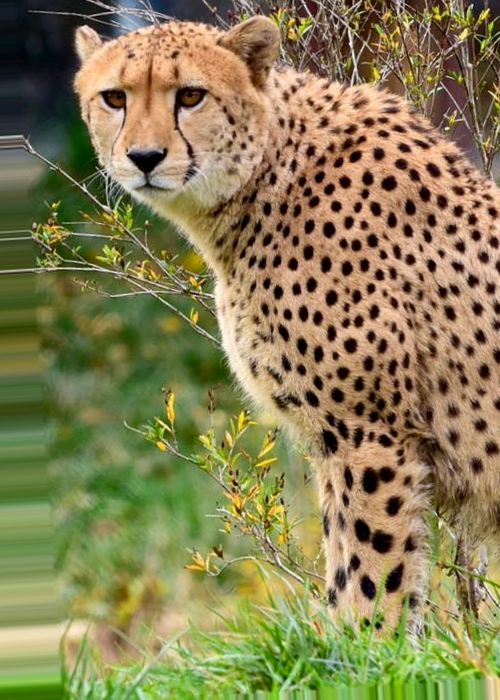
#> input picture Animals/Cheetah/aug_0_1107.png, 500 x 700 px; its folder holds 3 pictures in this run; the run also reads 1 picture not shown here
$ python make_groups.py
#> lines starting #> are read from the running program, lines starting #| are printed output that depends on the picture
"""Group the augmented images in Animals/ by the source photo they came from.

Augmentation.py made ~10 augmented copies of every source photo, and the
original photos were not kept. A random train/test split therefore puts
near-copies of the same photo on both sides (data leakage). This script
recovers the source groups so the split can be done per group instead.

How: ImageDataGenerator keeps image dimensions, so siblings share exact
(height, width). Small same-size sets are one source; larger ones are split with
SIFT feature matching (flip-aware, RANSAC). Errors here only ever over-merge
sources (safe); a wrongly split source would be the harmful case.

Outputs (model/): grouped_X.npy (N,32,32,3 uint8 BGR), grouped_Y.npy,
grouped_G.npy (group id per image) and grouped_files.csv (audit trail).

Run once:  .venv/bin/python make_groups.py
"""

import collections
import csv
import itertools
from multiprocessing import Pool
from pathlib import Path

import cv2
import numpy as np
from scipy.sparse import lil_matrix
from scipy.sparse.csgraph import connected_components

ROOT = Path(__file__).resolve().parent
DATA_DIR = ROOT / 'Animals'
OUT_DIR = ROOT / 'model'
LABELS = ('Cheetah', 'Jaguar', 'Leopard', 'Lion', 'Tiger')
IMG_SIZE = 32
MAX_SINGLE_SOURCE = 12
MIN_INLIERS = 15


def _features(path):
    """SIFT keypoints/descriptors for the image and its horizontal flip."""
    gray = cv2.imread(str(path), cv2.IMREAD_GRAYSCALE)
    scale = 256 / gray.shape[1]
    gray = cv2.resize(gray, None, fx=scale, fy=scale)
    sift = cv2.SIFT_create(nfeatures=400)
    out = []
    for image in (gray, cv2.flip(gray, 1)):
        keypoints, descriptors = sift.detectAndCompute(image, None)
        out.append((np.float32([k.pt for k in keypoints]), descriptors))
    return out


def _inliers(a, b, matcher):
    """Best RANSAC inlier count between image a and image b (or its flip)."""
    best = 0
    points_a, desc_a = a[0]
    for points_b, desc_b in b:
        if desc_a is None or desc_b is None or len(desc_a) < 8 or len(desc_b) < 8:
            continue
        pairs = [p for p in matcher.knnMatch(desc_a, desc_b, k=2) if len(p) == 2]
        good = [m for m, n in pairs if m.distance < 0.75 * n.distance]
        if len(good) < 8:
            continue
        src = points_a[[m.queryIdx for m in good]]
        dst = points_b[[m.trainIdx for m in good]]
        _, mask = cv2.estimateAffinePartial2D(src, dst, method=cv2.RANSAC, ransacReprojThreshold=6)
        if mask is not None:
            best = max(best, int(mask.sum()))
    return best


def _split_same_size(files):
    """Cluster one same-size set of files into sources. Returns a local id per file."""
    if len(files) <= MAX_SINGLE_SOURCE:
        return [0] * len(files)
    cv2.setNumThreads(1)
    feats = [_features(f) for f in files]
    matcher = cv2.BFMatcher(cv2.NORM_L2)
    adjacency = lil_matrix((len(files), len(files)))
    for i, j in itertools.combinations(range(len(files)), 2):
        if _inliers(feats[i], feats[j], matcher) >= MIN_INLIERS:
            adjacency[i, j] = 1
    return connected_components(adjacency, directed=False)[1].tolist()


def _job(job):
    label, shape, files = job
    return label, shape, files, _split_same_size(files)


def main():
    jobs = []
    for label in LABELS:
        by_size = collections.defaultdict(list)
        for path in sorted((DATA_DIR / label).glob('*.png')):
            image = cv2.imread(str(path))
#> image is the input picture: shape (700, 500, 3); mean B, G, R 84.3, 128.4, 136.1
            if image is None:
                print(f'skipping unreadable file: {path}')
                continue
            by_size[image.shape[:2]].append(path)
        jobs += [(label, shape, files) for shape, files in sorted(by_size.items())]
#> jobs = 3 items
    jobs.sort(key=lambda job: -len(job[2]))
    print(f'{sum(len(j[2]) for j in jobs)} images, {len(jobs)} same-size sets')

    with Pool() as pool:
        results = pool.map(_job, jobs, chunksize=1)

    rows, next_group = [], 0
    for label, shape, files, local in sorted(results, key=lambda r: (r[0], r[1])):
        remap = {}
        for path, local_id in zip(files, local):
            if local_id not in remap:
                remap[local_id] = next_group
                next_group += 1
            rows.append((path, LABELS.index(label), remap[local_id]))
    rows.sort(key=lambda row: str(row[0]))

    X = np.stack([cv2.resize(cv2.imread(str(p)), (IMG_SIZE, IMG_SIZE)) for p, _, _ in rows])
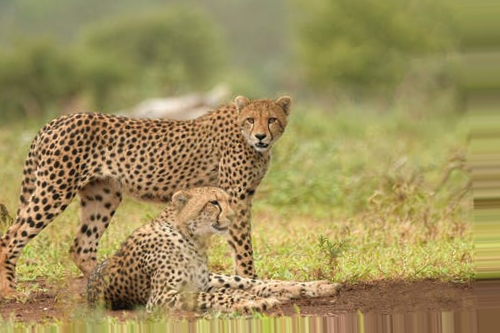
#> input picture Animals/Cheetah/aug_0_117.png, 500 x 333 px
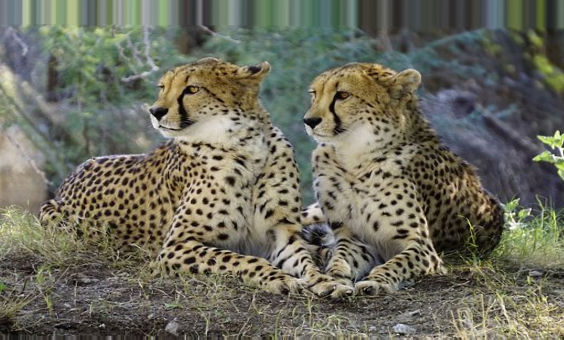
#> input picture Animals/Cheetah/aug_0_1444.png, 564 x 340 px
    Y = np.array([y for _, y, _ in rows])
    G = np.array([g for _, _, g in rows])
    OUT_DIR.mkdir(exist_ok=True)
    np.save(OUT_DIR / 'grouped_X.npy', X)
    np.save(OUT_DIR / 'grouped_Y.npy', Y)
    np.save(OUT_DIR / 'grouped_G.npy', G)
    with open(OUT_DIR / 'grouped_files.csv', 'w', newline='') as handle:
        writer = csv.writer(handle)
        writer.writerow(['file', 'label', 'group'])
        writer.writerows((p.relative_to(ROOT).as_posix(), LABELS[y], g) for p, y, g in rows)

    sizes = np.bincount(G)
    print(f'{len(sizes)} source groups | size min/median/max = {sizes.min()}/{int(np.median(sizes))}/{sizes.max()}')
    print('group sizes:', dict(sorted(collections.Counter(sizes.tolist()).items())))
    mixed = [g for g in range(len(sizes)) if len(set(Y[G == g])) > 1]
    print('groups spanning more than one class (should be 0):', len(mixed))
    oversized = int((sizes > 2 * MAX_SINGLE_SOURCE).sum())
    if oversized:
        print(f'note: {oversized} groups are larger than {2 * MAX_SINGLE_SOURCE} (over-merged; safe for the split)')


if __name__ == '__main__':
    main()
